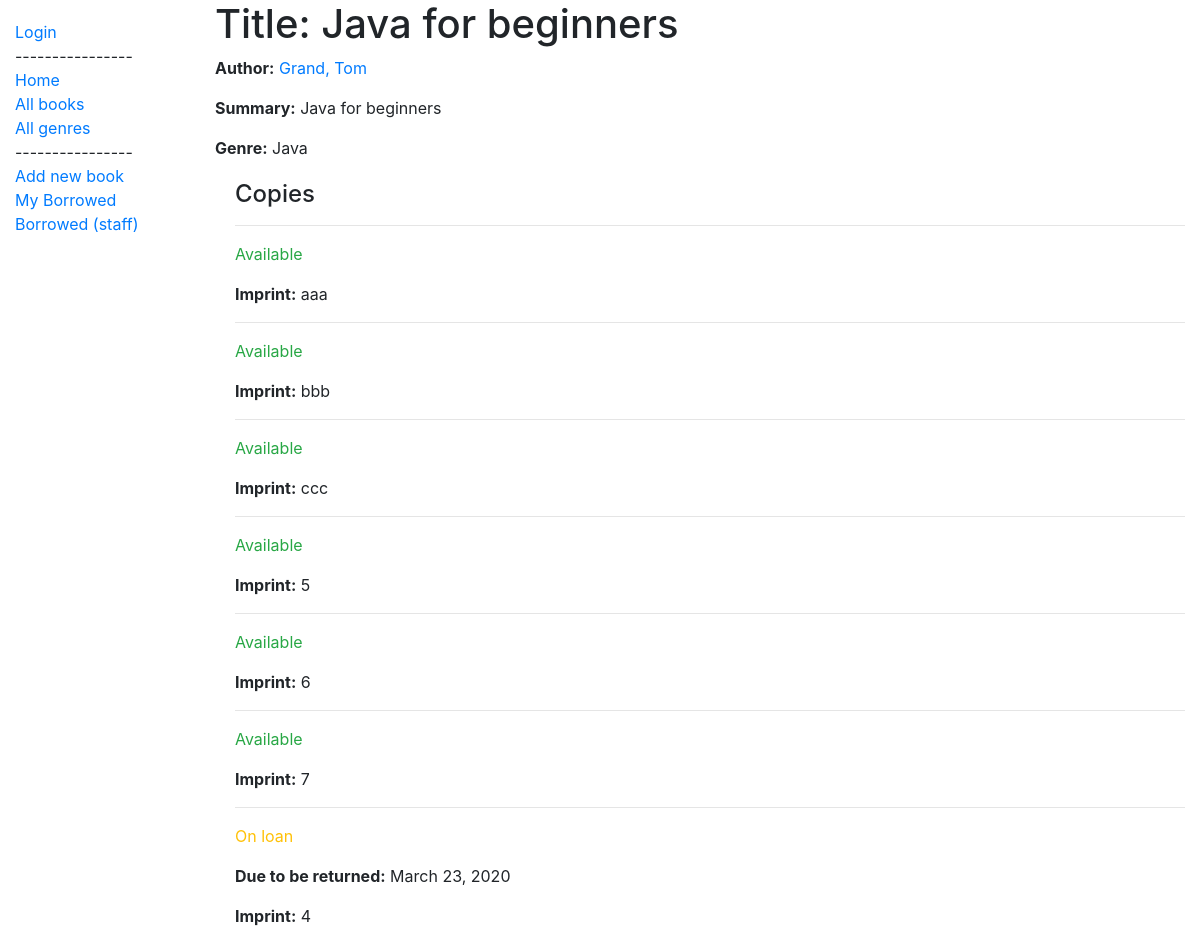
Page /catalog/book/4/ on the committed database.
### catalog/models.py (models this page shows, shortened)
class Book(models.Model):
    title = models.CharField(max_length=200)
    author = models.ForeignKey('Author', on_delete=models.SET_NULL, null=True)
    summary = models.TextField(max_length=1000, help_text='Enter a brief description of the book')
    genre = models.ManyToManyField(Genre, help_text='Select a genre for this book')
    def display_genre(self):
        """Create a string for the Genre. This is required to display genre in Admin."""
        return ', '.join(genre.name for genre in self.genre.all()[:3])
    display_genre.short_description = 'Genre'

class Author(models.Model):
    first_name = models.CharField(max_length=100)
    last_name = models.CharField(max_length=100)
    date_of_birth = models.DateField(null=True, blank=True)
    date_of_death = models.DateField('Died', null=True, blank=True)
    class Meta:
        ordering = ['last_name', 'first_name']
    def __str__(self):
        return f'{self.last_name}, {self.first_name}'

class Genre(models.Model):
    name = models.CharField(max_length=200, help_text='Enter a book genre (e.g. Science Fiction)')
    def __str__(self):
        return self.name

class BookInstance(models.Model):
    id = models.UUIDField(primary_key=True, default=uuid.uuid4, help_text='Unique ID for this particular book across whole library')
    book = models.ForeignKey('Book', on_delete=models.SET_NULL, null=True)
    imprint = models.CharField(max_length=200)
    due_back = models.DateField(null=True, blank=True)
    borrower = models.ForeignKey(User, on_delete=models.SET_NULL, null=True, blank=True)
    LOAN_STATUS = (
        ('m', 'Maintenance'),
        ('o', 'On loan'),
        ('a', 'Available'),
        ('r', 'Reserved'),
    )
    status = models.CharField(
        max_length=1,
        choices=LOAN_STATUS,
        blank=True,
        default='m',
        help_text='Book availability',
    )
    class Meta:
        ordering = ['due_back']
        permissions = (("can_mark_returned", "Set book as returned"),)

### catalog/views.py (the view, shortened to what this page needs)
# urls.py: path('book/<int:pk>/', views.BookDetailView.as_view(), name='book-detail'),
class BookDetailView(generic.DetailView):
    model = Book
    template_name = "book_detail.html"

### templates/book_detail.html (shortened to what this page needs)
{% extends "base_generic.html" %}
{% block content %}
  <h1>Title: {{ book.title }}</h1>
  <p><strong>Author:</strong> <a href="">{{ book.author }}</a></p>
  <p><strong>Summary:</strong> {{ book.summary }}</p>
  <p><strong>Genre:</strong> {{ book.genre.all|join:", " }}</p>
  <div style="margin-left:20px;margin-top:20px">
      <h4>Copies</h4>
      {% for copy in book.bookinstance_set.all %}
          <hr>
          <p class="{% if copy.status == 'a' %}text-success{% elif copy.status == 'm' %}
          text-danger{% else %}text-warning{% endif %}">{{ copy.get_status_display }}
          </p>
          {% if copy.status != 'a' %}
              <p><strong>Due to be returned:</strong> {{ copy.due_back }}</p>
          {% endif %}
          <p><strong>Imprint:</strong> {{ copy.imprint }}</p>
      {% endfor %}
  </div>
{% endblock %}

### rows in the picture
Book: title "Java for beginners", author "Grand, Tom", summary "Java for beginners", genre.all "Java"
BookInstance: status "Available", imprint "aaa"
BookInstance: status "Available", imprint "bbb"
BookInstance: status "Available", imprint "ccc"
BookInstance: status "Available", imprint "5"
BookInstance: status "Available", imprint "6"
BookInstance: status "Available", imprint "7"
BookInstance: status "On loan", due_back "March 23, 2020", imprint "4"
